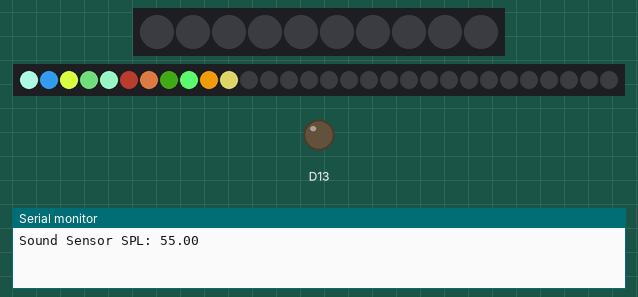
Bench run of a sketch on a simulated Adafruit Circuit Playground Express. Shown: 10 RGB LEDs in strip order, left to right, 30 RGB LEDs in strip order, left to right, output pins drawn as LEDs (lit = HIGH), the last lines printed to the serial monitor. Random numbers use the default seed unless the sketch sets one.

Above: at 0.06 s.
At 4.96 s:
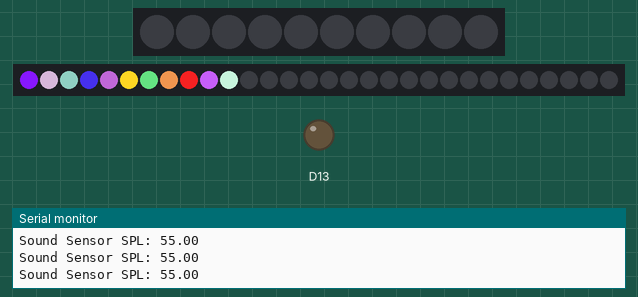
At 9.97 s:
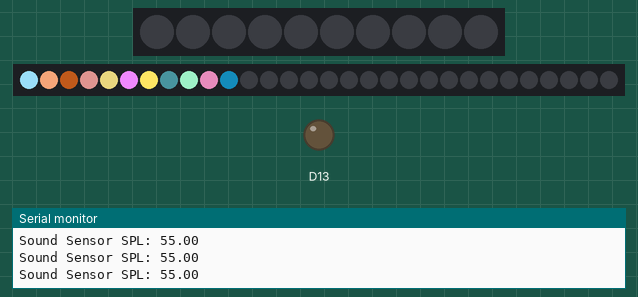
At 19.98 s:
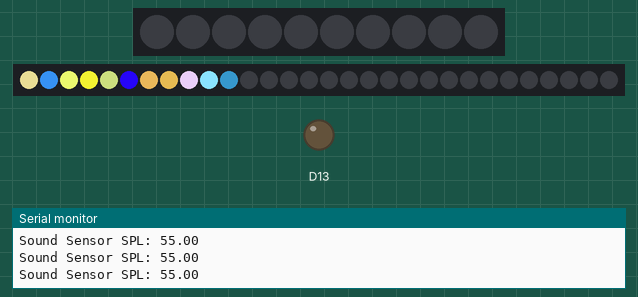
At 29.89 s:
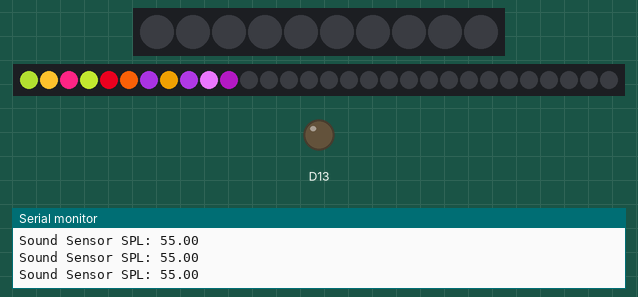
At 39.92 s:
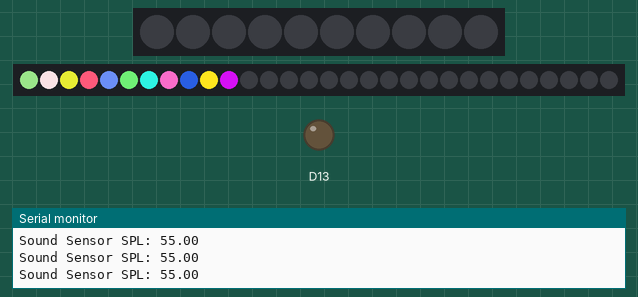

The sketch:

Hello_SoundSensor_assign1.ino
```cpp
// #include <Adafruit_NeoPixel.h>
// #include <Adafruit_CircuitPlayground.h>

// float value;

// #define LED_PIN           6  // Define the pin to which the LED strip is connected
// #define NUM_LEDS          30 // Define the number of LEDs in your LED strip

// Adafruit_NeoPixel strip (NUM_LEDS, LED_PIN, NEO_GRB + NEO_KHZ800);

// void setup() {
//   CircuitPlayground.begin();
//   strip.begin();
//   strip.show(); // Initialize all pixels to 'off'
//   Serial.begin(9600);
// }

// void loop() {
//   // Take 10 milliseconds of sound data to calculate
//   value = CircuitPlayground.mic.soundPressureLevel(50);

//   // Print sound sensor value to the Serial Monitor
//   Serial.print("Sound Sensor SPL: ");
//   Serial.println(value);

//   // Map the sound sensor value to the LED strip color intensity
//   int mappedValue = map(value, 50, 120, 0, 255); // Adjust the range as needed

//   // Visualize sound on the LED strip
//   for (int i = 0; i < strip.numPixels(); i++) {
//     // Set color based on the mapped sound sensor value
//     strip.setPixelColor(i, strip.Color(255, 0, 0)); // Red color
//     strip.setBrightness(mappedValue);
//   }
//   strip.show();

//   delay(90); // Adjust delay as needed
// }

#include <Adafruit_NeoPixel.h>
#include <Adafruit_CircuitPlayground.h>

float value;

#define LED_PIN           6  // Define the pin to which the LED strip is connected
#define NUM_LEDS          30 // Define the number of LEDs in your LED strip

Adafruit_NeoPixel strip = Adafruit_NeoPixel(NUM_LEDS, LED_PIN, NEO_GRB + NEO_KHZ800);

void setup() {
  CircuitPlayground.begin();
  strip.begin();
  strip.show(); // Initialize all pixels to 'off'
  Serial.begin(9600);
}

void loop() {
  // Take 10 milliseconds of sound data to calculate
  value = CircuitPlayground.mic.soundPressureLevel(10);

  // Print sound sensor value to the Serial Monitor
  Serial.print("Sound Sensor SPL: ");
  Serial.println(value);

  // Map the sound sensor value to the number of LEDs to light up
  int numLEDsToLight = map(value, 40, 80, 0, NUM_LEDS);

  // Turn off all LEDs
  for (int i = 0; i < NUM_LEDS; i++) {
    strip.setPixelColor(i, strip.Color(0, 0, 0)); // Turn off all LEDs
  }

  // Light up the corresponding number of LEDs
  for (int i = 0; i < numLEDsToLight; i++) {
    int red = random(256);
    int green = random(256);
    int blue = random(256);
    strip.setPixelColor(i, strip.Color(red, green, blue)); // Red color
  }
  strip.show();

  delay(100); // Adjust delay as needed
}
```
